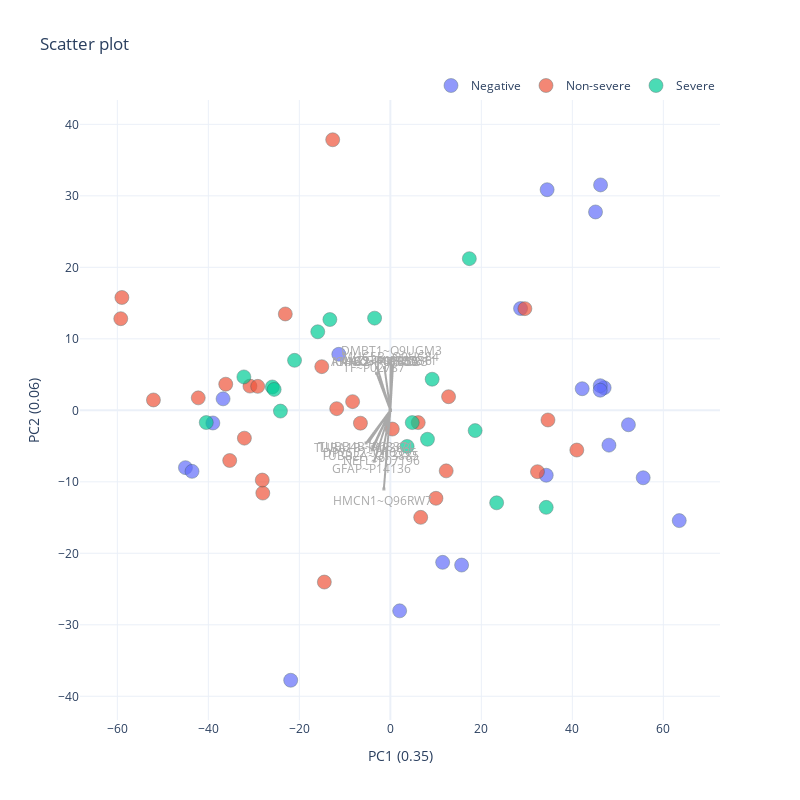

The cell this chart's notebook holds for it:
### Markdown cell above
### PCA with Corrected Data 

The PCA shows that both experiments are now integrated and the batch effect is removed.

### Code cell
r, nargs = analytics.run_pca(data = processed_data_corrected, drop_cols=['sample', 'subject'], group='group', annotation_cols=['sample'], components=2, dropna=True)
plot = viz.get_pca_plot(r, identifier='pca', args=nargs)#{'loadings':15, 'title':'PCA Plot', 'x_title':'PC1', 'y_title':'PC2', 'group':'group','height':900, 'width':900})
iplot(plot.figure)

### Figure 1 — Plotly figure (JSON) as saved in the notebook; plotly's stock layout.template omitted (floating-point values rounded to 4 significant figures)
{"data": [{"hovertemplate": "group=Negative<br>x=%{x}<br>y=%{y}<extra></extra>", "legendgroup": "Negative", "marker": {"color": "#636efa", "line": {"color": "DarkSlateGrey", "width": 0.5}, "opacity": 0.7, "size": 14, "symbol": "circle"}, "mode": "markers", "name": "Negative", "orientation": "v", "showlegend": true, "type": "scatter", "x": [28.62, 45.09, 46.2, -45.04, 55.57, 48.04, -43.59, 34.26, 11.5, -36.76, -11.33, -21.9, 2.047, 63.49, -39.0, 15.66, 46.99, 46.13, 46.12, 52.32, 42.16, 34.45], "xaxis": "x", "y": [14.24, 27.75, 31.53, -8.016, -9.431, -4.874, -8.535, -9.08, -21.26, 1.607, 7.834, -37.75, -28.04, -15.42, -1.769, -21.64, 3.156, 3.444, 2.816, -2.016, 3.021, 30.86], "yaxis": "y"}, {"hovertemplate": "group=Non-severe<br>x=%{x}<br>y=%{y}<extra></extra>", "legendgroup": "Non-severe", "marker": {"color": "#EF553B", "line": {"color": "DarkSlateGrey", "width": 0.5}, "opacity": 0.7, "size": 14, "symbol": "circle"}, "mode": "markers", "name": "Non-severe", "orientation": "v", "showlegend": true, "type": "scatter", "x": [-52.07, -6.575, 12.79, -8.295, -11.79, 34.64, -30.86, -36.18, 6.671, -32.08, -23.09, 12.27, -59.0, 10.03, -14.51, -59.25, -15.07, 29.57, 6.126, -28.03, -42.22, 32.33, -29.15, 0.4326, -35.31, -12.67, -28.15, 40.98], "xaxis": "x", "y": [1.45, -1.8, 1.907, 1.216, 0.2323, -1.348, 3.386, 3.656, -14.97, -3.895, 13.48, -8.469, 15.78, -12.31, -24.02, 12.82, 6.109, 14.22, -1.716, -11.58, 1.742, -8.582, 3.351, -2.619, -7.018, 37.85, -9.755, -5.554], "yaxis": "y"}, {"hovertemplate": "group=Severe<br>x=%{x}<br>y=%{y}<extra></extra>", "legendgroup": "Severe", "marker": {"color": "#00cc96", "line": {"color": "DarkSlateGrey", "width": 0.5}, "opacity": 0.7, "size": 14, "symbol": "circle"}, "mode": "markers", "name": "Severe", "orientation": "v", "showlegend": true, "type": "scatter", "x": [-21.05, 9.19, 8.16, -3.46, 23.36, -24.16, -40.46, 17.36, 4.811, -32.19, -15.96, 34.26, -13.29, 18.64, -25.94, 3.684, -25.53], "xaxis": "x", "y": [6.994, 4.35, -4.048, 12.9, -12.94, -0.1088, -1.708, 21.21, -1.715, 4.672, 10.99, -13.57, 12.7, -2.833, 3.268, -5.046, 2.926], "yaxis": "y"}, {"marker": {"color": "darkgrey", "opacity": 0.9, "showscale": false, "size": 3, "symbol": 1}, "mode": "markers+lines", "name": "HMCN1~Q96RW7", "showlegend": false, "text": "HMCN1~Q96RW7 loading: 0.22", "type": "scattergl", "x": [0, -1.431], "y": [0, -10.99]}, {"marker": {"color": "darkgrey", "opacity": 0.9, "showscale": false, "size": 3, "symbol": 1}, "mode": "markers+lines", "name": "GFAP~P14136", "showlegend": false, "text": "GFAP~P14136 loading: 0.16", "type": "scattergl", "x": [0, -3.551], "y": [0, -7.113]}, {"marker": {"color": "darkgrey", "opacity": 0.9, "showscale": false, "size": 3, "symbol": 1}, "mode": "markers+lines", "name": "DMBT1~Q9UGM3", "showlegend": false, "text": "DMBT1~Q9UGM3 loading: 0.14", "type": "scattergl", "x": [0, 0.1789], "y": [0, 7.235]}, {"marker": {"color": "darkgrey", "opacity": 0.9, "showscale": false, "size": 3, "symbol": 1}, "mode": "markers+lines", "name": "TUBA1B~P68363", "showlegend": false, "text": "TUBA1B~P68363 loading: 0.14", "type": "scattergl", "x": [0, -5.324], "y": [0, -4.568]}, {"marker": {"color": "darkgrey", "opacity": 0.9, "showscale": false, "size": 3, "symbol": 1}, "mode": "markers+lines", "name": "TUBB2A~Q13885", "showlegend": false, "text": "TUBB2A~Q13885 loading: 0.14", "type": "scattergl", "x": [0, -3.967], "y": [0, -5.536]}, {"marker": {"color": "darkgrey", "opacity": 0.9, "showscale": false, "size": 3, "symbol": 1}, "mode": "markers+lines", "name": "ANXA2~P07355", "showlegend": false, "text": "ANXA2~P07355 loading: 0.13", "type": "scattergl", "x": [0, -2.866], "y": [0, 5.979]}, {"marker": {"color": "darkgrey", "opacity": 0.9, "showscale": false, "size": 3, "symbol": 1}, "mode": "markers+lines", "name": "IGHG2~P01859", "showlegend": false, "text": "IGHG2~P01859 loading: 0.13", "type": "scattergl", "x": [0, -2.888], "y": [0, 5.968]}, {"marker": {"color": "darkgrey", "opacity": 0.9, "showscale": false, "size": 3, "symbol": 1}, "mode": "markers+lines", "name": "MUC5B~Q9HC84", "showlegend": false, "text": "MUC5B~Q9HC84 loading: 0.13", "type": "scattergl", "x": [0, 0.05969], "y": [0, 6.57]}, {"marker": {"color": "darkgrey", "opacity": 0.9, "showscale": false, "size": 3, "symbol": 1}, "mode": "markers+lines", "name": "DPYSL2~Q16555", "showlegend": false, "text": "DPYSL2~Q16555 loading: 0.13", "type": "scattergl", "x": [0, -3.846], "y": [0, -5.086]}, {"marker": {"color": "darkgrey", "opacity": 0.9, "showscale": false, "size": 3, "symbol": 1}, "mode": "markers+lines", "name": "TUBB4B~P68371", "showlegend": false, "text": "TUBB4B~P68371 loading: 0.13", "type": "scattergl", "x": [0, -4.644], "y": [0, -4.366]}, {"marker": {"color": "darkgrey", "opacity": 0.9, "showscale": false, "size": 3, "symbol": 1}, "mode": "markers+lines", "name": "NEFL~P07196", "showlegend": false, "text": "NEFL~P07196 loading: 0.13", "type": "scattergl", "x": [0, -1.716], "y": [0, -6.048]}, {"marker": {"color": "darkgrey", "opacity": 0.9, "showscale": false, "size": 3, "symbol": 1}, "mode": "markers+lines", "name": "AZGP1~P25311", "showlegend": false, "text": "AZGP1~P25311 loading: 0.12", "type": "scattergl", "x": [0, 0.5648], "y": [0, 6.107]}, {"marker": {"color": "darkgrey", "opacity": 0.9, "showscale": false, "size": 3, "symbol": 1}, "mode": "markers+lines", "name": "CST4~P01036", "showlegend": false, "text": "CST4~P01036 loading: 0.12", "type": "scattergl", "x": [0, 0.5114], "y": [0, 6.101]}, {"marker": {"color": "darkgrey", "opacity": 0.9, "showscale": false, "size": 3, "symbol": 1}, "mode": "markers+lines", "name": "ANXA1~P04083", "showlegend": false, "text": "ANXA1~P04083 loading: 0.12", "type": "scattergl", "x": [0, -1.285], "y": [0, 5.985]}, {"marker": {"color": "darkgrey", "opacity": 0.9, "showscale": false, "size": 3, "symbol": 1}, "mode": "markers+lines", "name": "TF~P02787", "showlegend": false, "text": "TF~P02787 loading: 0.12", "type": "scattergl", "x": [0, -3.036], "y": [0, 5.192]}], "layout": {"annotations": [{"align": "center", "ax": 20, "ay": -30, "font": {"color": "darkgrey", "size": 12}, "showarrow": false, "text": "HMCN1~Q96RW7", "x": -1.645, "xref": "x", "y": -12.64, "yref": "y"}, {"align": "center", "ax": 20, "ay": -30, "font": {"color": "darkgrey", "size": 12}, "showarrow": false, "text": "GFAP~P14136", "x": -4.084, "xref": "x", "y": -8.18, "yref": "y"}, {"align": "center", "ax": 20, "ay": -30, "font": {"color": "darkgrey", "size": 12}, "showarrow": false, "text": "DMBT1~Q9UGM3", "x": 0.2057, "xref": "x", "y": 8.321, "yref": "y"}, {"align": "center", "ax": 20, "ay": -30, "font": {"color": "darkgrey", "size": 12}, "showarrow": false, "text": "TUBA1B~P68363", "x": -6.123, "xref": "x", "y": -5.253, "yref": "y"}, {"align": "center", "ax": 20, "ay": -30, "font": {"color": "darkgrey", "size": 12}, "showarrow": false, "text": "TUBB2A~Q13885", "x": -4.562, "xref": "x", "y": -6.366, "yref": "y"}, {"align": "center", "ax": 20, "ay": -30, "font": {"color": "darkgrey", "size": 12}, "showarrow": false, "text": "ANXA2~P07355", "x": -3.295, "xref": "x", "y": 6.876, "yref": "y"}, {"align": "center", "ax": 20, "ay": -30, "font": {"color": "darkgrey", "size": 12}, "showarrow": false, "text": "IGHG2~P01859", "x": -3.321, "xref": "x", "y": 6.863, "yref": "y"}, {"align": "center", "ax": 20, "ay": -30, "font": {"color": "darkgrey", "size": 12}, "showarrow": false, "text": "MUC5B~Q9HC84", "x": 0.06865, "xref": "x", "y": 7.556, "yref": "y"}, {"align": "center", "ax": 20, "ay": -30, "font": {"color": "darkgrey", "size": 12}, "showarrow": false, "text": "DPYSL2~Q16555", "x": -4.423, "xref": "x", "y": -5.849, "yref": "y"}, {"align": "center", "ax": 20, "ay": -30, "font": {"color": "darkgrey", "size": 12}, "showarrow": false, "text": "TUBB4B~P68371", "x": -5.34, "xref": "x", "y": -5.021, "yref": "y"}, {"align": "center", "ax": 20, "ay": -30, "font": {"color": "darkgrey", "size": 12}, "showarrow": false, "text": "NEFL~P07196", "x": -1.973, "xref": "x", "y": -6.956, "yref": "y"}, {"align": "center", "ax": 20, "ay": -30, "font": {"color": "darkgrey", "size": 12}, "showarrow": false, "text": "AZGP1~P25311", "x": 0.6496, "xref": "x", "y": 7.023, "yref": "y"}, {"align": "center", "ax": 20, "ay": -30, "font": {"color": "darkgrey", "size": 12}, "showarrow": false, "text": "CST4~P01036", "x": 0.5881, "xref": "x", "y": 7.016, "yref": "y"}, {"align": "center", "ax": 20, "ay": -30, "font": {"color": "darkgrey", "size": 12}, "showarrow": false, "text": "ANXA1~P04083", "x": -1.477, "xref": "x", "y": 6.882, "yref": "y"}, {"align": "center", "ax": 20, "ay": -30, "font": {"color": "darkgrey", "size": 12}, "showarrow": false, "text": "TF~P02787", "x": -3.492, "xref": "x", "y": 5.97, "yref": "y"}], "height": 800, "hovermode": "closest", "legend": {"orientation": "h", "x": 1, "xanchor": "right", "y": 1, "yanchor": "bottom"}, "title": {"text": "Scatter plot"}, "width": 800, "xaxis": {"title": {"text": "PC1 (0.35)"}}, "yaxis": {"title": {"text": "PC2 (0.06)"}}}}
